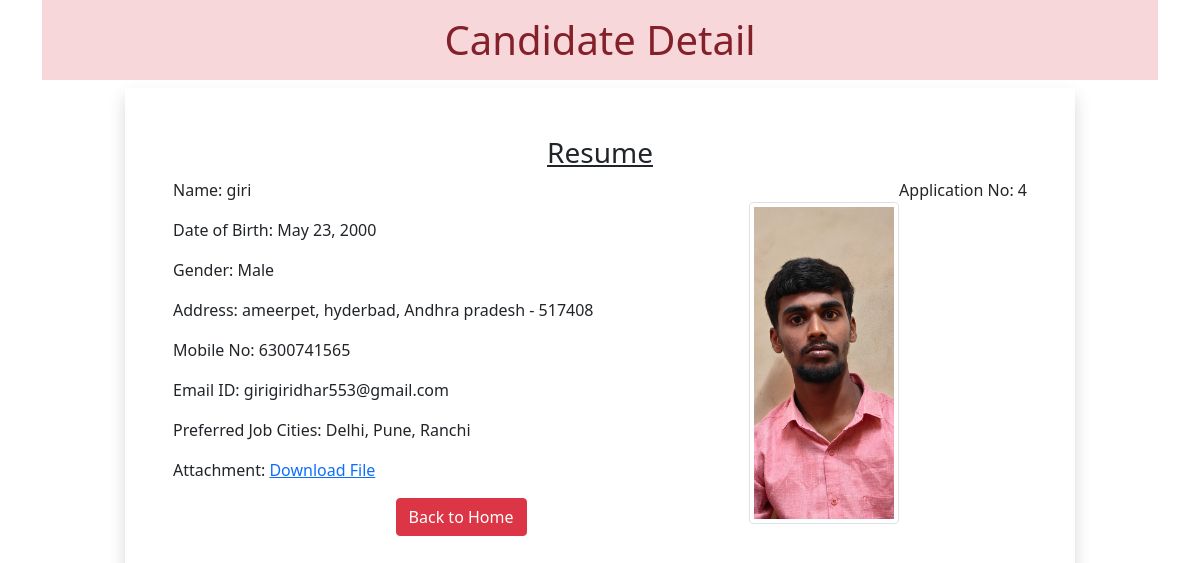
/4, run on the app's committed database.
### resumeapp/models.py (models this page shows)
class Resume(models.Model):
    name = models.CharField(max_length=100)
    dob = models.DateField(auto_now=False,auto_now_add=False)
    gender = models.CharField(max_length=10)
    locality = models.CharField(max_length=100)
    city = models.CharField(max_length=10)
    pin = models.PositiveIntegerField()
    state = models.CharField(choices=STATE_CHOICE ,max_length=50)
    mobile = models.PositiveIntegerField()
    email = models.EmailField()
    job_city = models.CharField(max_length=50)
    profile_image = models.ImageField(upload_to='profileimg',blank=True)
    my_file = models.FileField(upload_to='doc',blank=True)

### resumeapp/views.py (the view)
# urls.py: path('<int:pk>', views.CandidateView.as_view(), name='candidate')
class CandidateView(View):
    def get(self,request,pk):
        candidate = Resume.objects.get(pk=pk)
        return render(request,'candidate.html',{'candidate':candidate})

### resumeapp/templatetags/myfilter.py (called while the page is built)
@register.filter(name='remove_special')
def remove_chars(value,arg):
    for character in arg:
        value = value.replace(character,"")
    return value

### templates/candidate.html (shortened to what this page needs)
<!DOCTYPE html>
{% load myfilter %}
<html lang="en">
<head>
  <link href="https://cdn.jsdelivr.net/npm/bootstrap@5.0.0-beta2/dist/css/bootstrap.min.css" rel="stylesheet">
</head>
<body>
  <div class="container">
   <h1 class="alert-danger text-center p-3">Candidate Detail</h1>
   <div class="row">
    <div class="col-sm-10 shadow p-5 offset-sm-1">
     <h3 class="text-center"><u>Resume</u></h3>
     <p class="float-end">Application No: {{candidate.id}}</p>
     <img src="{{candidate.profile_image.url}}" alt="" class="img-fluid img-thumbnail float-end mt-4" width="150" height="150">
     <p>Name: {{candidate.name}}</p>
     <p>Date of Birth: {{candidate.dob}}</p>
     <p>Gender: {{candidate.gender}}</p>
     <p>Address: {{candidate.locality}}, {{candidate.city}}, {{candidate.state}} - {{candidate.pin}}</p>
     <p>Mobile No: {{candidate.mobile}}</p>
     <p>Email ID: {{candidate.email}}</p>
     <p>Preferred Job Cities: {{candidate.job_city|remove_special:"[]'"}}</p>
     <p>Attachment: <a href="{{candidate.my_file.url}}">Download File</a></p>
    <div class="text-center">
     <a href="/" class="btn btn-danger">Back to Home</a>
    </div>
    </div>
   </div>
  </div>
</body>
</html>

### data on the page
Resume: id "4", profile_image (picture), name "giri", dob "May 23, 2000", gender "Male", locality "ameerpet", city "hyderbad", state "Andhra pradesh", pin "517408", mobile "6300741565", email "girigiridhar553@gmail.com", job_city|remove_special "Delhi, Pune, Ranchi"
